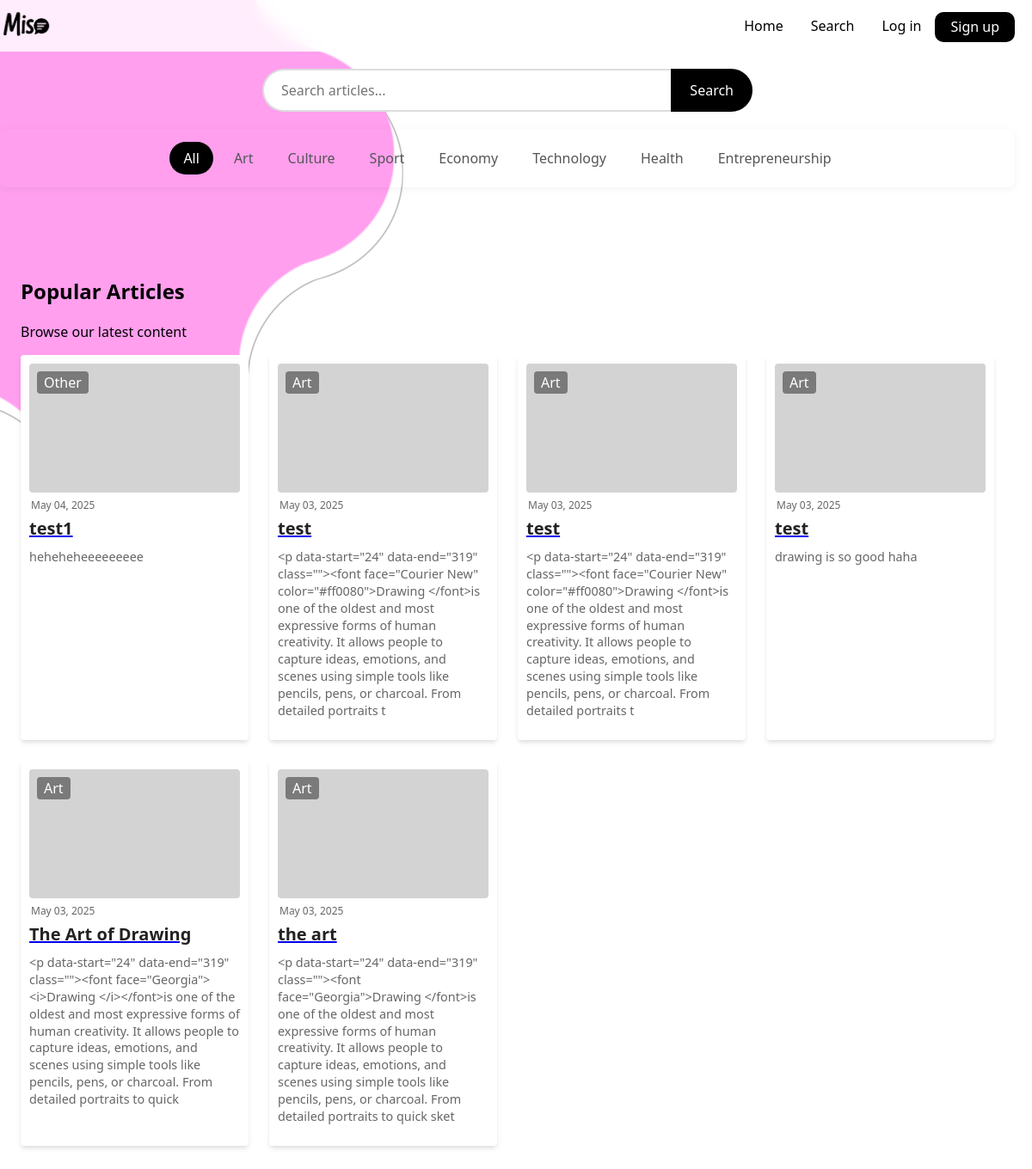
The app's page /searchbe, older data.
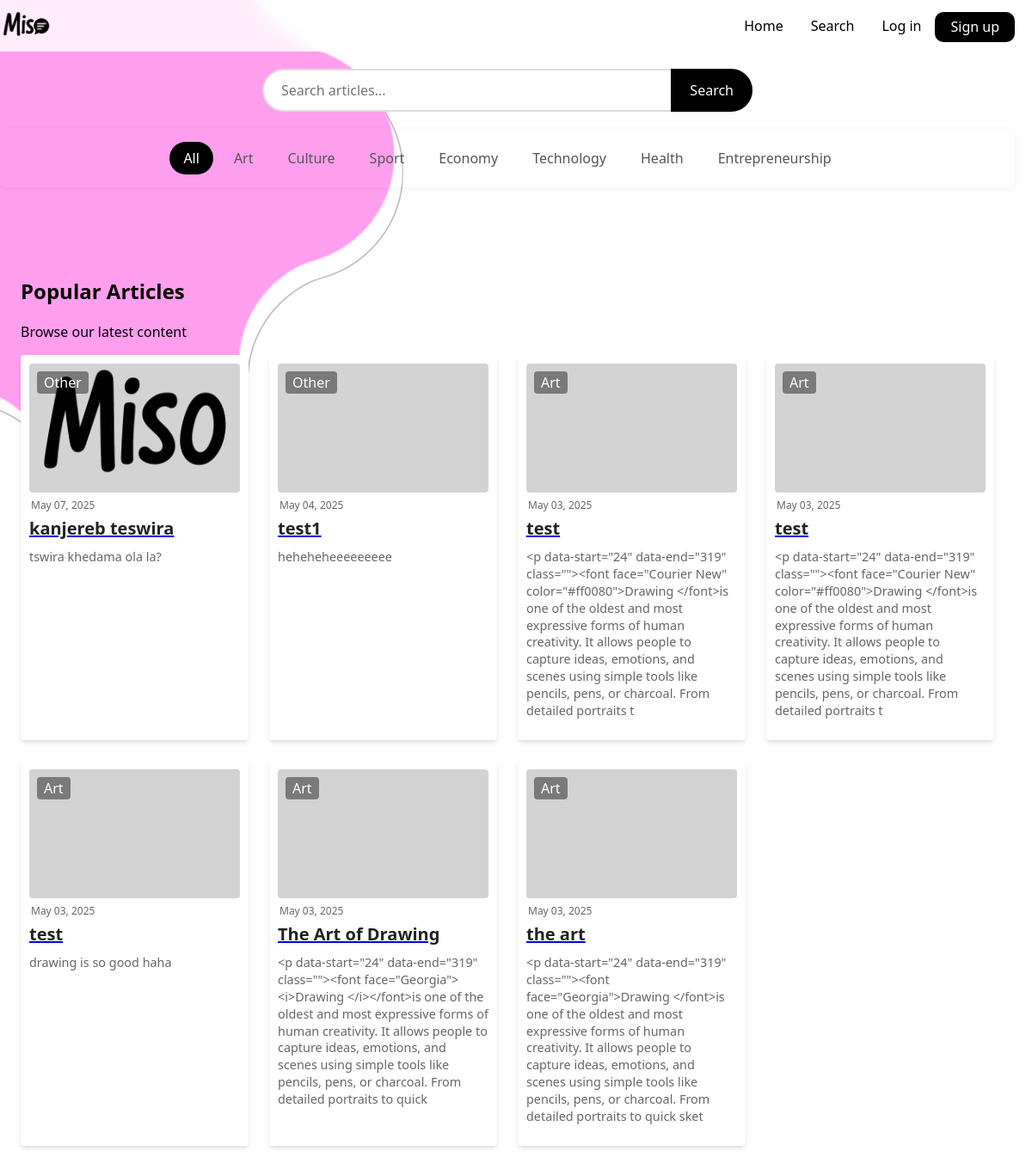
The same page, newer data.
### app.py (models this page shows)
class Article(db.Model):
    id = db.Column(db.Integer, primary_key=True)
    title = db.Column(db.String(200), nullable=False)
    content = db.Column(db.Text, nullable=False)
    excerpt = db.Column(db.String(300))
    category = db.Column(db.String(50), nullable=False)
    date = db.Column(db.String(50), default=lambda: datetime.now(timezone.utc).strftime('%B %d, %Y'))
    image_url = db.Column(db.String(200), default='default_article.jpg')
    author_id = db.Column(db.Integer, db.ForeignKey('user.id'), nullable=False)

### app.py (the view)
@app.route('/searchbe', methods=['GET', 'POST'])
def search_be():
    if request.method == 'POST':
        query = request.form.get('q', '')
        return redirect(url_for('search_be', q=query))
    query = request.args.get('q', '')
    category = request.args.get('category', '')
    base_query = Article.query
    if category and category.lower() != 'all':
        base_query = base_query.filter_by(category=category)
    if query:
        base_query = base_query.filter(
            (Article.title.ilike(f'%{query}%')) |
            (Article.content.ilike(f'%{query}%')) |
            (Article.category.ilike(f'%{query}%'))
        )
    articles = base_query.order_by(Article.id.desc()).all()
    return render_template('search_page_before.html',
                         articles=articles,
                         query=query,
                         active_category=category)

### templates/search_page_before.html (shortened to what this page needs)
<!DOCTYPE html>
<html>
    <head>
        <link rel="stylesheet" href="{{ url_for('static', filename='css/search_page.css') }}">
    </head>
    <body>
        <div class="wavy-circle-first wavy-circle"></div>
        <div class="wavy-circle-second wavy-circle"></div>
        <div class="wavy-circle-third wavy-circle"></div>
        <nav class="navbar">
            <a href="{{ url_for('home') }}" class="mi">
                <img src="{{ url_for('static', filename='images/logo.png') }}" alt="Miso Logo" class="logo-img">
            </a>
            <div class="navbar-links">
                <ul>
                    <li><a href="{{ url_for('home') }}">Home</a></li>
                    <li><a href="{{ url_for('search_be') }}" class="active">Search</a></li>
                    <li><a href="{{ url_for('login') }}">Log in</a></li>
                    <li><a class="sign" href="{{ url_for('signup') }}">Sign up</a></li>
                </ul>
            </div>
        </nav>
        <div class="search-container">
            <form action="{{ url_for('search_be') }}" method="GET">
                <input type="text" name="q" placeholder="Search articles..." class="search-input" value="{{ query or '' }}">
                <button type="submit" class="search-button">Search</button>
            </form>
        </div>
        <div class="categories-nav">
            <ul class="categories-list">
                <li><a href="{{ url_for('search_be') }}" class="{% if not active_category %}active{% endif %}">All</a></li>
                <li><a href="{{ url_for('category_be', category_name='art') }}" class="{% if active_category == 'art' %}active{% endif %}">Art</a></li>
                <li><a href="{{ url_for('category_be', category_name='culture') }}" class="{% if active_category == 'culture' %}active{% endif %}">Culture</a></li>
                <li><a href="{{ url_for('category_be', category_name='sport') }}" class="{% if active_category == 'sport' %}active{% endif %}">Sport</a></li>
                <li><a href="{{ url_for('category_be', category_name='economy') }}" class="{% if active_category == 'economy' %}active{% endif %}">Economy</a></li>
                <li><a href="{{ url_for('category_be', category_name='technology') }}" class="{% if active_category == 'technology' %}active{% endif %}">Technology</a></li>
                <li><a href="{{ url_for('category_be', category_name='health') }}" class="{% if active_category == 'health' %}active{% endif %}">Health</a></li>
                <li><a href="{{ url_for('category_be', category_name='entrepreneurship') }}" class="{% if active_category == 'entrepreneurship' %}active{% endif %}">Entrepreneurship</a></li>
            </ul>
        </div>
        <section class="popular-articles">
            {% if query or active_category %}
                <div class="section-header">
                    <h2>Search Results</h2>
                    <p>
                        {% if query %}For "{{ query }}"{% endif %}
                        {% if query and active_category %} - {% endif %}
                        {% if active_category %}in {{ active_category|capitalize }}{% endif %}
                    </p>
                </div>
            {% else %}
                <div class="section-header">
                    <h2>Popular Articles</h2>
                    <p>Browse our latest content</p>
                </div>
            {% endif %}
            <div class="articles-grid">
                {% for article in articles %}
                <div class="card">
                    <div class="header">
                        <div class="image" style="background-image: url('{{ url_for('static', filename='uploads/' + article.image_url) }}')">
                            <span class="tag">{{ article.category|capitalize }}</span>
                        </div>
                        <div class="date">
                            <span>{{ article.date }}</span>
                        </div>
                    </div>
                    <div class="info">
                        <a href="{{ url_for('article_be', id=article.id) }}" class="block">
                            <span class="title">{{ article.title }}</span>
                        </a>
                        <p class="description">{{ article.excerpt }}</p>
                    </div>
                </div>
                {% else %}
                <div class="no-results">
                    <p>No articles found{% if query %} for "{{ query }}"{% endif %}{% if active_category %} in {{ active_category|capitalize }}{% endif %}.</p>
                </div>
                {% endfor %}
            </div>
        </section>
    </body>
</html>

Row changes from the older to the newer data that the page shows:
added Article: image_url (picture), category "Other", date "May 07, 2025", title "kanjereb teswira", excerpt "tswira khedama ola la?"
